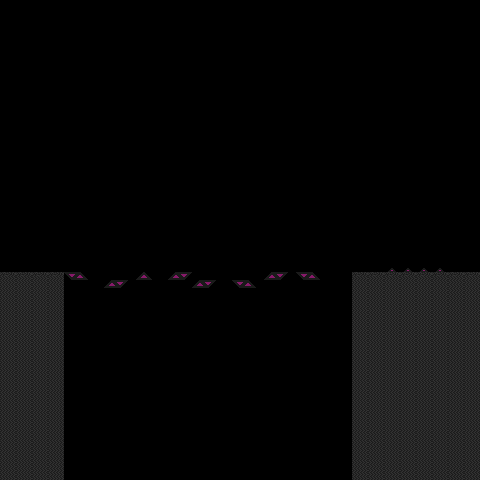

A level layout from a 2D game, rendered from its tile map. Below: a short description, then the map file with its tile-grid data intact:
An orthogonal 30x30 tile map with 16x16 px tiles, 2 tile layers (walls, obsidian_obstacles).

<map version="1.10" tiledversion="1.10.2" orientation="orthogonal" renderorder="right-down" width="30" height="30" tilewidth="16" tileheight="16" infinite="0" nextlayerid="3" nextobjectid="1">
 <editorsettings>
  <export target="obsidian_7.tmj" format="json" />
 </editorsettings>
 <tileset firstgid="1" source="../obsidian.tsx" />
 <layer id="1" name="walls" width="30" height="30">
  <data encoding="csv">
0,0,0,0,0,0,0,0,0,0,0,0,0,0,0,0,0,0,0,0,0,0,0,0,0,0,0,0,0,0,
0,0,0,0,0,0,0,0,0,0,0,0,0,0,0,0,0,0,0,0,0,0,0,0,0,0,0,0,0,0,
0,0,0,0,0,0,0,0,0,0,0,0,0,0,0,0,0,0,0,0,0,0,0,0,0,0,0,0,0,0,
0,0,0,0,0,0,0,0,0,0,0,0,0,0,0,0,0,0,0,0,0,0,0,0,0,0,0,0,0,0,
0,0,0,0,0,0,0,0,0,0,0,0,0,0,0,0,0,0,0,0,0,0,0,0,0,0,0,0,0,0,
0,0,0,0,0,0,0,0,0,0,0,0,0,0,0,0,0,0,0,0,0,0,0,0,0,0,0,0,0,0,
0,0,0,0,0,0,0,0,0,0,0,0,0,0,0,0,0,0,0,0,0,0,0,0,0,0,0,0,0,0,
0,0,0,0,0,0,0,0,0,0,0,0,0,0,0,0,0,0,0,0,0,0,0,0,0,0,0,0,0,0,
0,0,0,0,0,0,0,0,0,0,0,0,0,0,0,0,0,0,0,0,0,0,0,0,0,0,0,0,0,0,
0,0,0,0,0,0,0,0,0,0,0,0,0,0,0,0,0,0,0,0,0,0,0,0,0,0,0,0,0,0,
0,0,0,0,0,0,0,0,0,0,0,0,0,0,0,0,0,0,0,0,0,0,0,0,0,0,0,0,0,0,
0,0,0,0,0,0,0,0,0,0,0,0,0,0,0,0,0,0,0,0,0,0,0,0,0,0,0,0,0,0,
0,0,0,0,0,0,0,0,0,0,0,0,0,0,0,0,0,0,0,0,0,0,0,0,0,0,0,0,0,0,
0,0,0,0,0,0,0,0,0,0,0,0,0,0,0,0,0,0,0,0,0,0,0,0,0,0,0,0,0,0,
0,0,0,0,0,0,0,0,0,0,0,0,0,0,0,0,0,0,0,0,0,0,0,0,0,0,0,0,0,0,
0,0,0,0,0,0,0,0,0,0,0,0,0,0,0,0,0,0,0,0,0,0,0,0,0,0,0,0,0,0,
0,0,0,0,0,0,0,0,0,0,0,0,0,0,0,0,0,0,0,0,0,0,0,0,0,0,0,0,0,0,
1,1,1,1,43,44,17,18,19,44,19,20,25,26,33,34,19,20,35,36,0,0,1,1,1,1,1,1,1,1,
9,9,9,9,0,0,0,0,0,0,0,0,0,0,0,0,0,0,0,0,0,0,9,9,9,9,9,9,9,9,
9,9,9,9,0,0,0,0,0,0,0,0,0,0,0,0,0,0,0,0,0,0,9,9,9,9,9,9,9,9,
9,9,9,9,0,0,0,0,0,0,0,0,0,0,0,0,0,0,0,0,0,0,9,9,9,9,9,9,9,9,
9,9,9,9,0,0,0,0,0,0,0,0,0,0,0,0,0,0,0,0,0,0,9,9,9,9,9,9,9,9,
9,9,9,9,0,0,0,0,0,0,0,0,0,0,0,0,0,0,0,0,0,0,9,9,9,9,9,9,9,9,
9,9,9,9,0,0,0,0,0,0,0,0,0,0,0,0,0,0,0,0,0,0,9,9,9,9,9,9,9,9,
9,9,9,9,0,0,0,0,0,0,0,0,0,0,0,0,0,0,0,0,0,0,9,9,9,9,9,9,9,9,
9,9,9,9,0,0,0,0,0,0,0,0,0,0,0,0,0,0,0,0,0,0,9,9,9,9,9,9,9,9,
9,9,9,9,0,0,0,0,0,0,0,0,0,0,0,0,0,0,0,0,0,0,9,9,9,9,9,9,9,9,
9,9,9,9,0,0,0,0,0,0,0,0,0,0,0,0,0,0,0,0,0,0,9,9,9,9,9,9,9,9,
9,9,9,9,0,0,0,0,0,0,0,0,0,0,0,0,0,0,0,0,0,0,9,9,9,9,9,9,9,9,
9,9,9,9,0,0,0,0,0,0,0,0,0,0,0,0,0,0,0,0,0,0,9,9,9,9,9,9,9,9
</data>
 </layer>
 <layer id="2" name="obsidian_obstacles" width="30" height="30">
  <data encoding="csv">
0,0,0,0,0,0,0,0,0,0,0,0,0,0,0,0,0,0,0,0,0,0,0,0,0,0,0,0,0,0,
0,0,0,0,0,0,0,0,0,0,0,0,0,0,0,0,0,0,0,0,0,0,0,0,0,0,0,0,0,0,
0,0,0,0,0,0,0,0,0,0,0,0,0,0,0,0,0,0,0,0,0,0,0,0,0,0,0,0,0,0,
0,0,0,0,0,0,0,0,0,0,0,0,0,0,0,0,0,0,0,0,0,0,0,0,0,0,0,0,0,0,
0,0,0,0,0,0,0,0,0,0,0,0,0,0,0,0,0,0,0,0,0,0,0,0,0,0,0,0,0,0,
0,0,0,0,0,0,0,0,0,0,0,0,0,0,0,0,0,0,0,0,0,0,0,0,0,0,0,0,0,0,
0,0,0,0,0,0,0,0,0,0,0,0,0,0,0,0,0,0,0,0,0,0,0,0,0,0,0,0,0,0,
0,0,0,0,0,0,0,0,0,0,0,0,0,0,0,0,0,0,0,0,0,0,0,0,0,0,0,0,0,0,
0,0,0,0,0,0,0,0,0,0,0,0,0,0,0,0,0,0,0,0,0,0,0,0,0,0,0,0,0,0,
0,0,0,0,0,0,0,0,0,0,0,0,0,0,0,0,0,0,0,0,0,0,0,0,0,0,0,0,0,0,
0,0,0,0,0,0,0,0,0,0,0,0,0,0,0,0,0,0,0,0,0,0,0,0,0,0,0,0,0,0,
0,0,0,0,0,0,0,0,0,0,0,0,0,0,0,0,0,0,0,0,0,0,0,0,0,0,0,0,0,0,
0,0,0,0,0,0,0,0,0,0,0,0,0,0,0,0,0,0,0,0,0,0,0,0,0,0,0,0,0,0,
0,0,0,0,0,0,0,0,0,0,0,0,0,0,0,0,0,0,0,0,0,0,0,0,0,0,0,0,0,0,
0,0,0,0,0,0,0,0,0,0,0,0,0,0,0,0,0,0,0,0,0,0,0,0,0,0,0,0,0,0,
0,0,0,0,0,0,0,0,0,0,0,0,0,0,0,0,0,0,0,0,0,0,0,0,0,0,0,0,0,0,
0,0,0,0,0,0,0,0,0,0,0,0,0,0,0,0,0,0,0,0,0,0,0,0,5,5,5,5,0,0,
0,0,0,0,0,0,0,0,0,0,0,0,0,0,0,0,0,0,0,0,0,0,0,0,0,0,0,0,0,0,
0,0,0,0,0,0,0,0,0,0,0,0,0,0,0,0,0,0,0,0,0,0,0,0,0,0,0,0,0,0,
0,0,0,0,0,0,0,0,0,0,0,0,0,0,0,0,0,0,0,0,0,0,0,0,0,0,0,0,0,0,
0,0,0,0,0,0,0,0,0,0,0,0,0,0,0,0,0,0,0,0,0,0,0,0,0,0,0,0,0,0,
0,0,0,0,0,0,0,0,0,0,0,0,0,0,0,0,0,0,0,0,0,0,0,0,0,0,0,0,0,0,
0,0,0,0,0,0,0,0,0,0,0,0,0,0,0,0,0,0,0,0,0,0,0,0,0,0,0,0,0,0,
0,0,0,0,0,0,0,0,0,0,0,0,0,0,0,0,0,0,0,0,0,0,0,0,0,0,0,0,0,0,
0,0,0,0,0,0,0,0,0,0,0,0,0,0,0,0,0,0,0,0,0,0,0,0,0,0,0,0,0,0,
0,0,0,0,0,0,0,0,0,0,0,0,0,0,0,0,0,0,0,0,0,0,0,0,0,0,0,0,0,0,
0,0,0,0,0,0,0,0,0,0,0,0,0,0,0,0,0,0,0,0,0,0,0,0,0,0,0,0,0,0,
0,0,0,0,0,0,0,0,0,0,0,0,0,0,0,0,0,0,0,0,0,0,0,0,0,0,0,0,0,0,
0,0,0,0,0,0,0,0,0,0,0,0,0,0,0,0,0,0,0,0,0,0,0,0,0,0,0,0,0,0,
0,0,0,0,0,0,0,0,0,0,0,0,0,0,0,0,0,0,0,0,0,0,0,0,0,0,0,0,0,0
</data>
 </layer>
</map>
